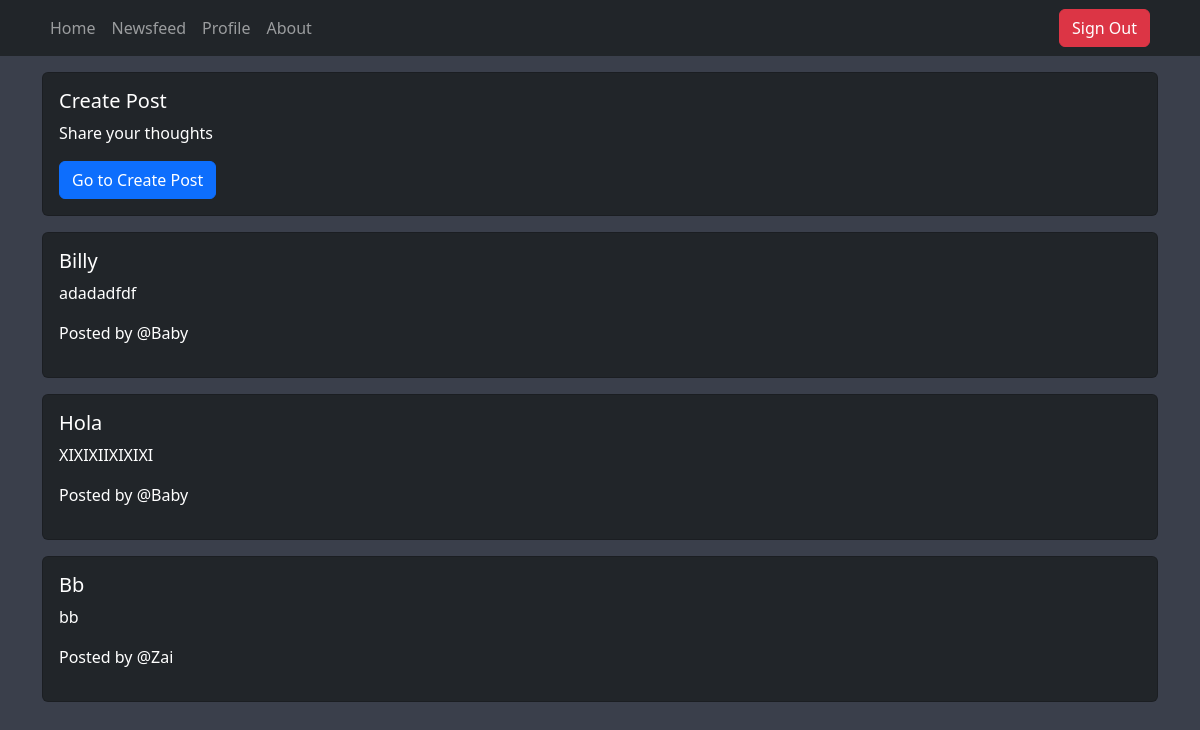
Before: /newsfeed/ (signed in) with the older database file.
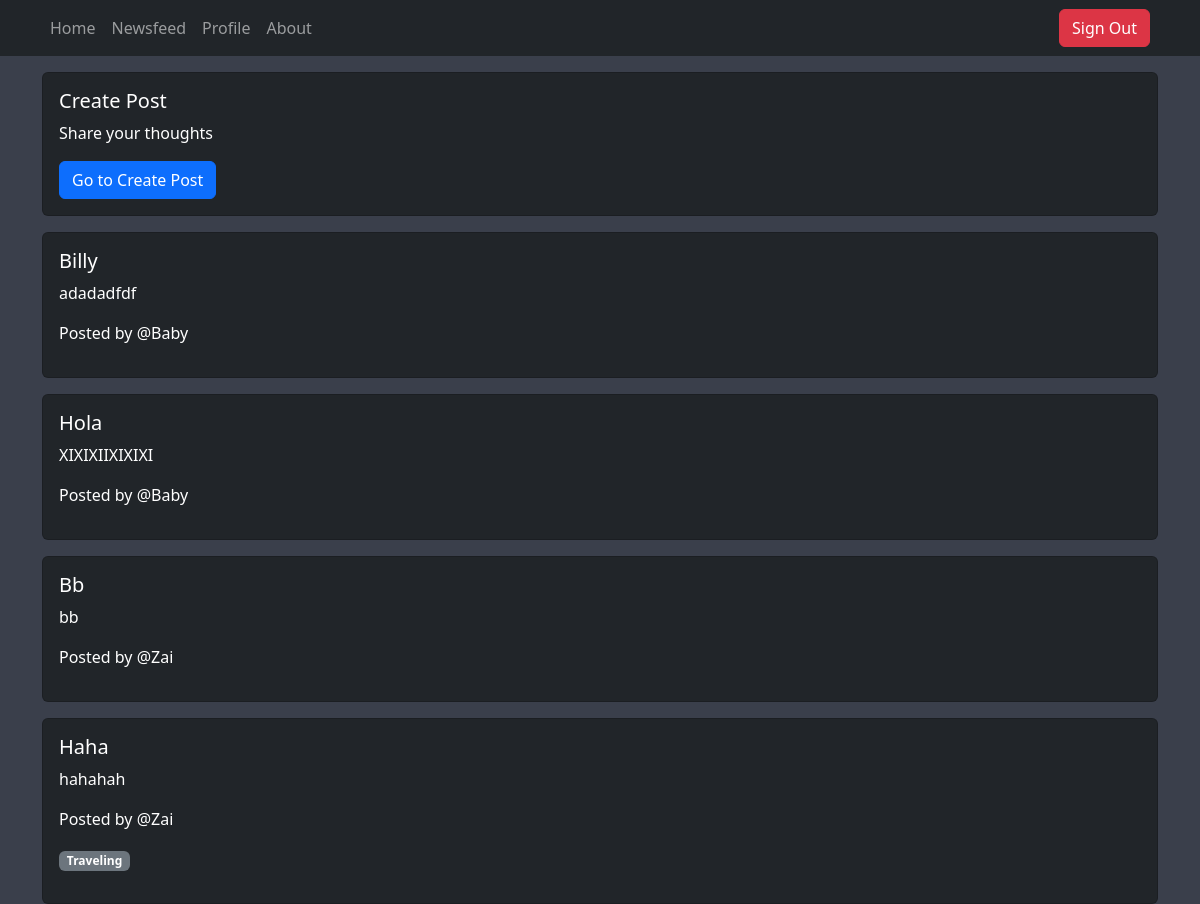
After: the same page with the newer database file.
### newsfeed/models.py (models this page shows, shortened)
class Post(models.Model):
    user = models.ForeignKey(User, on_delete=models.CASCADE)
    title=models.CharField(max_length=100)
    text = models.TextField()
    image = models.ImageField(null=True, blank=True)
    topic = models.ManyToManyField(Topic)
    created = models.DateTimeField(auto_now_add=True)

class Topic(models.Model):
    name = models.CharField(max_length=40)

### newsfeed/views.py (the view)
# urls.py: path('',views.newsfeed,name="newsfeedpage"),
@login_required(login_url="signinpage")
def newsfeed(request):
    template = "newsfeed/index.html"
    posts = Post.objects.all()
    data = {
        "posts": posts
    }
    return render(request, template, data)

### templates/newsfeed/index.html (shortened to what this page needs)
{% extends 'layout.html' %}
{% load static %}
{% block yield %}
<div class="card bg-dark text-white">
  <div class="card-body">
    <h5 class="card-title">Create Post</h5>
    <p class="card-text">Share your thoughts</p>
    <a href="{% url 'createpage' %}" class="btn btn-primary">Go to Create Post</a>
  </div>
</div>
{% for post in posts %}
<div class="card bg-dark text-white mt-3">
  <a href="{% url 'detailpage' post.id %}" style="text-decoration: none; color: #fff;">
    <div class="card-body">
      <h5 class="card-title">{{ post.title|title }}</h5>
      <p class="card-text">{{ post.text|truncatewords:40 }}</p>
      {% if post.user %}
      <p>Posted by <span class="">@{{ post.user.username|title }}</span></p>
      {% endif %}
      <div class="mb-3">
        {% for topic in post.topic.all %}
        <span class="badge bg-secondary">{{ topic.name }}</span>
        {% endfor %}
      </div>
    </div>
  </a>
</div>
{% empty %}
<p>No posts available.</p>
{% endfor %}
{% endblock %}

Changed rows visible on the page:
added Post: title "Haha", text "hahahah", user.username "Zai"
now on this page (row unchanged): Topic: name "Traveling"
